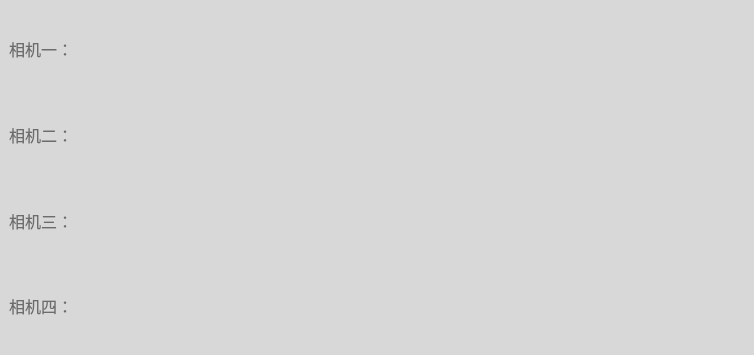
<?xml version="1.0" encoding="UTF-8"?>
<ui version="4.0">
 <class>InfoWidget</class>
 <widget class="QWidget" name="InfoWidget">
  <property name="windowModality">
   <enum>Qt::NonModal</enum>
  </property>
  <property name="geometry">
   <rect>
    <x>0</x>
    <y>0</y>
    <width>754</width>
    <height>355</height>
   </rect>
  </property>
  <property name="minimumSize">
   <size>
    <width>0</width>
    <height>0</height>
   </size>
  </property>
  <property name="mouseTracking">
   <bool>true</bool>
  </property>
  <property name="windowTitle">
   <string>Form</string>
  </property>
  <property name="styleSheet">
   <string notr="true">background-color: #D8D8D8;</string>
  </property>
  <layout class="QHBoxLayout" name="horizontalLayout">
   <property name="spacing">
    <number>0</number>
   </property>
   <property name="leftMargin">
    <number>0</number>
   </property>
   <property name="topMargin">
    <number>0</number>
   </property>
   <property name="rightMargin">
    <number>0</number>
   </property>
   <property name="bottomMargin">
    <number>0</number>
   </property>
   <item>
    <widget class="QWidget" name="gridWidget" native="true">
     <layout class="QGridLayout" name="gridLayout">
      <item row="0" column="0">
       <widget class="QLabel" name="label_80">
        <property name="font">
         <font>
          <family>Microsoft YaHei</family>
          <pointsize>12</pointsize>
         </font>
        </property>
        <property name="styleSheet">
         <string notr="true">color: rgba(0,0,0,0.5);</string>
        </property>
        <property name="text">
         <string>相机一：</string>
        </property>
       </widget>
      </item>
      <item row="1" column="0">
       <widget class="QLabel" name="label_84">
        <property name="font">
         <font>
          <family>Microsoft YaHei</family>
          <pointsize>12</pointsize>
         </font>
        </property>
        <property name="styleSheet">
         <string notr="true">color: rgba(0,0,0,0.5);</string>
        </property>
        <property name="text">
         <string>相机二：</string>
        </property>
       </widget>
      </item>
      <item row="2" column="0">
       <widget class="QLabel" name="label_92">
        <property name="font">
         <font>
          <family>Microsoft YaHei</family>
          <pointsize>12</pointsize>
         </font>
        </property>
        <property name="styleSheet">
         <string notr="true">color: rgba(0,0,0,0.5);</string>
        </property>
        <property name="text">
         <string>相机三：</string>
        </property>
       </widget>
      </item>
      <item row="3" column="0">
       <widget class="QLabel" name="label_91">
        <property name="font">
         <font>
          <family>Microsoft YaHei</family>
          <pointsize>12</pointsize>
         </font>
        </property>
        <property name="styleSheet">
         <string notr="true">color: rgba(0,0,0,0.5);</string>
        </property>
        <property name="text">
         <string>相机四：</string>
        </property>
       </widget>
      </item>
     </layout>
    </widget>
   </item>
  </layout>
 </widget>
 <resources>
  <include location="../../CHOWTAIFOOK_Detection.qrc"/>
 </resources>
 <connections/>
</ui>
